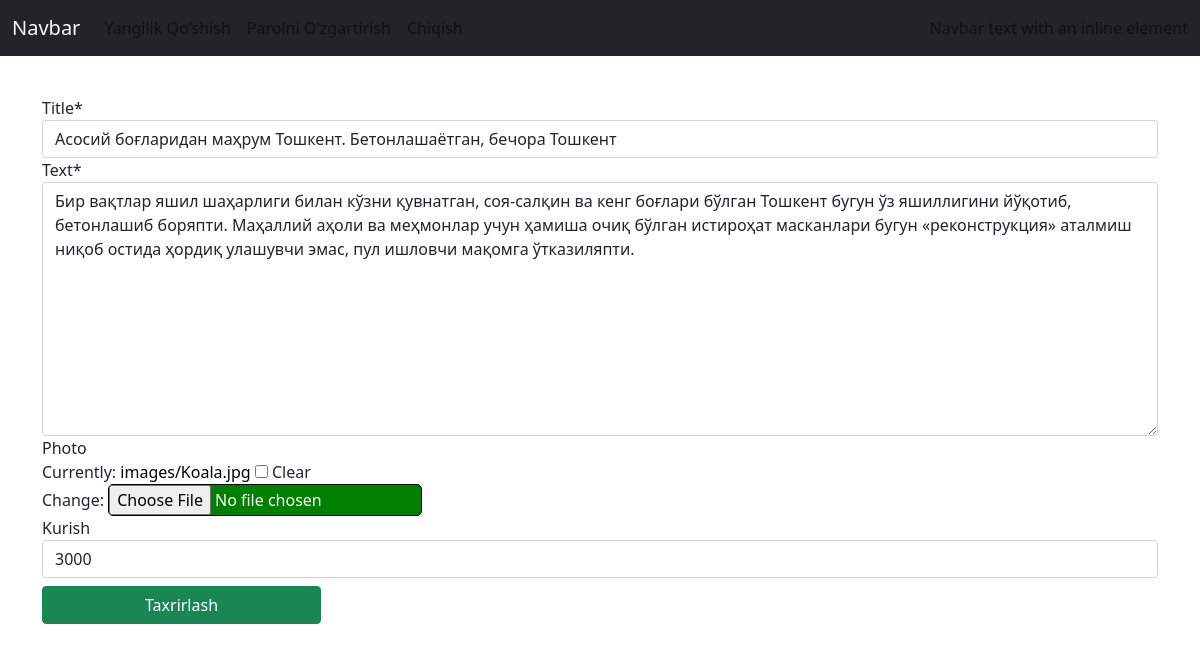
Page /articles/update/29/ (signed in) on the committed database.
### Maqola/models.py (models this page shows, shortened)
class Article(models.Model):
    title=models.CharField(max_length=256)
    text=models.TextField()
    photo=models.ImageField(upload_to='images/',blank=True)
    date=models.DateTimeField(auto_now_add=True)
    kurish=models.PositiveIntegerField(null=True, blank=True)
    author=models.ForeignKey(
        get_user_model(),
        on_delete=models.CASCADE
    )

### Maqola/views.py (the view)
# urls.py: path('update/<int:pk>/',AlerUpdateViews.as_view(),name='update'),
class AlerUpdateViews(UserPassesTestMixin,LoginRequiredMixin,UpdateView):
    model=Article
    template_name='update.html'
    fields=('title','text','photo','kurish')
    success_url=reverse_lazy('article')
    login_url='login'
    def test_func(self):
        obj=self.get_object()
        return obj.author==self.request.user

### templates/update.html (shortened to what this page needs)
{% extends 'base.html' %}
{% load crispy_forms_tags %}
{% block content %}
{% if user.is_authenticated%}
<div class="container mt-4 ">
    <div class="row">
        <div class=' mt-3 col-12 '>
            <form method='post' enctype="multipart/form-data">
                {{form|crispy}}
                <button type='submit' class="btn btn-success mt-2 w-25">Taxrirlash</button>
            </form>
        </div>
    </div>
</div>
{% endif %}
{% endblock content %}

### static/css/style.css (style rules this page uses)
a { list-style: none; text-decoration: none; color: black; }
.clearablefileinput { background-color:green; color: white; border-radius: 5px; outline: none; border: 1px solid black; }

### templates/base.html (style rules this page uses)
a { list-style: none; text-decoration: none; color: black; }
.clearablefileinput { background-color:green; color: white; border-radius: 5px; outline: none; border: 1px solid black; }

### rows in the picture
Article: title "Асосий боғларидан маҳрум Тошкент. Бетонлашаётган, бечора Тошкент", text "Бир вақтлар яшил шаҳарлиги билан кўзни қувнатган, соя-салқин ва кенг боғлари бўлган Тошкент бугун ўз яшиллигини йўқотиб, бетонлашиб боряпти. Маҳаллий аҳоли ва меҳмонлар учун ҳамиша очиқ бўлган истироҳат масканлари бугун «реконструкция» аталмиш ниқоб остида ҳордиқ улашувчи эмас, пул ишловчи мақомга ўтказиляпти.", kurish "3000"
